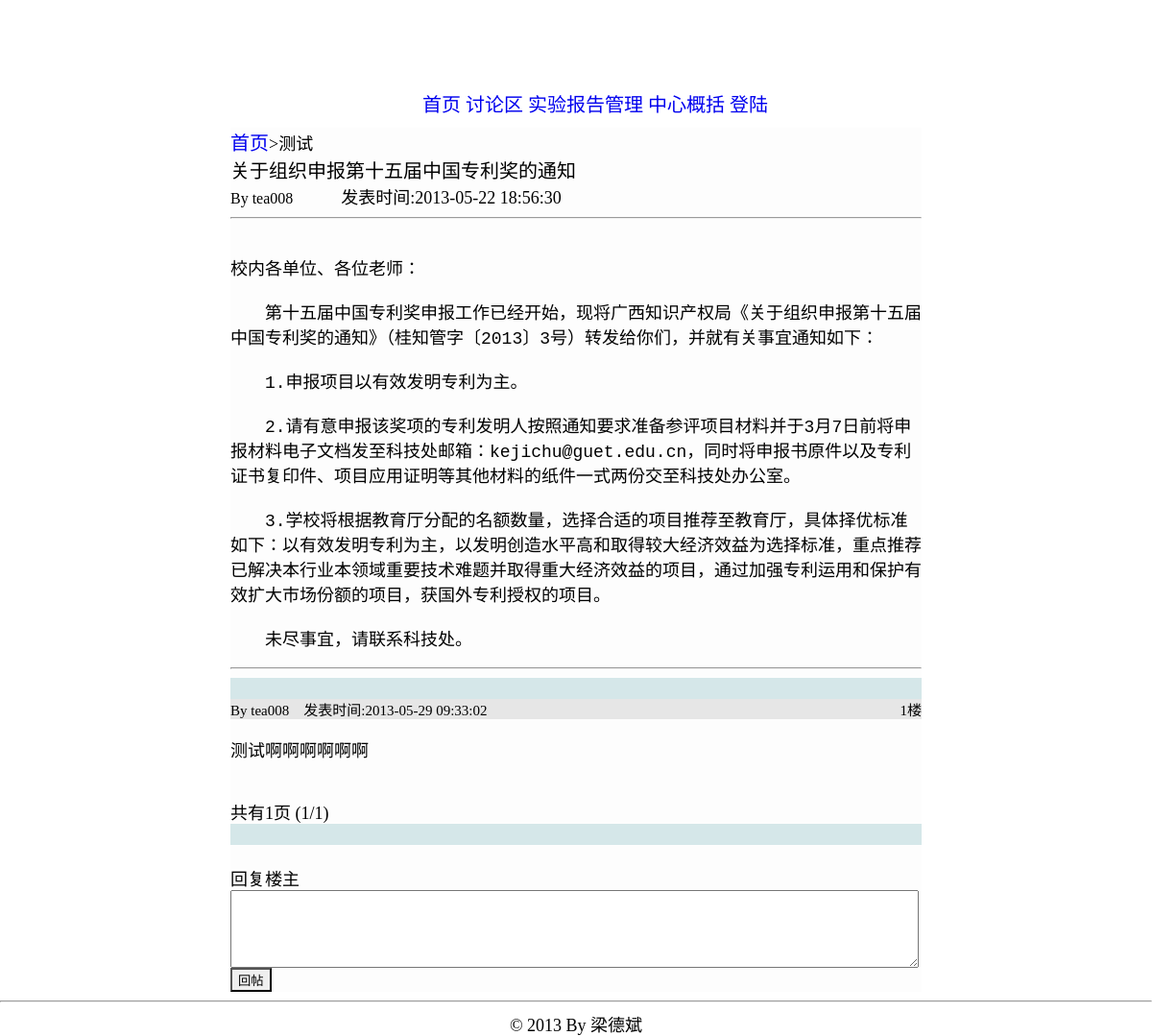
Page /bbs.php?topic=88 on the earlier database version.
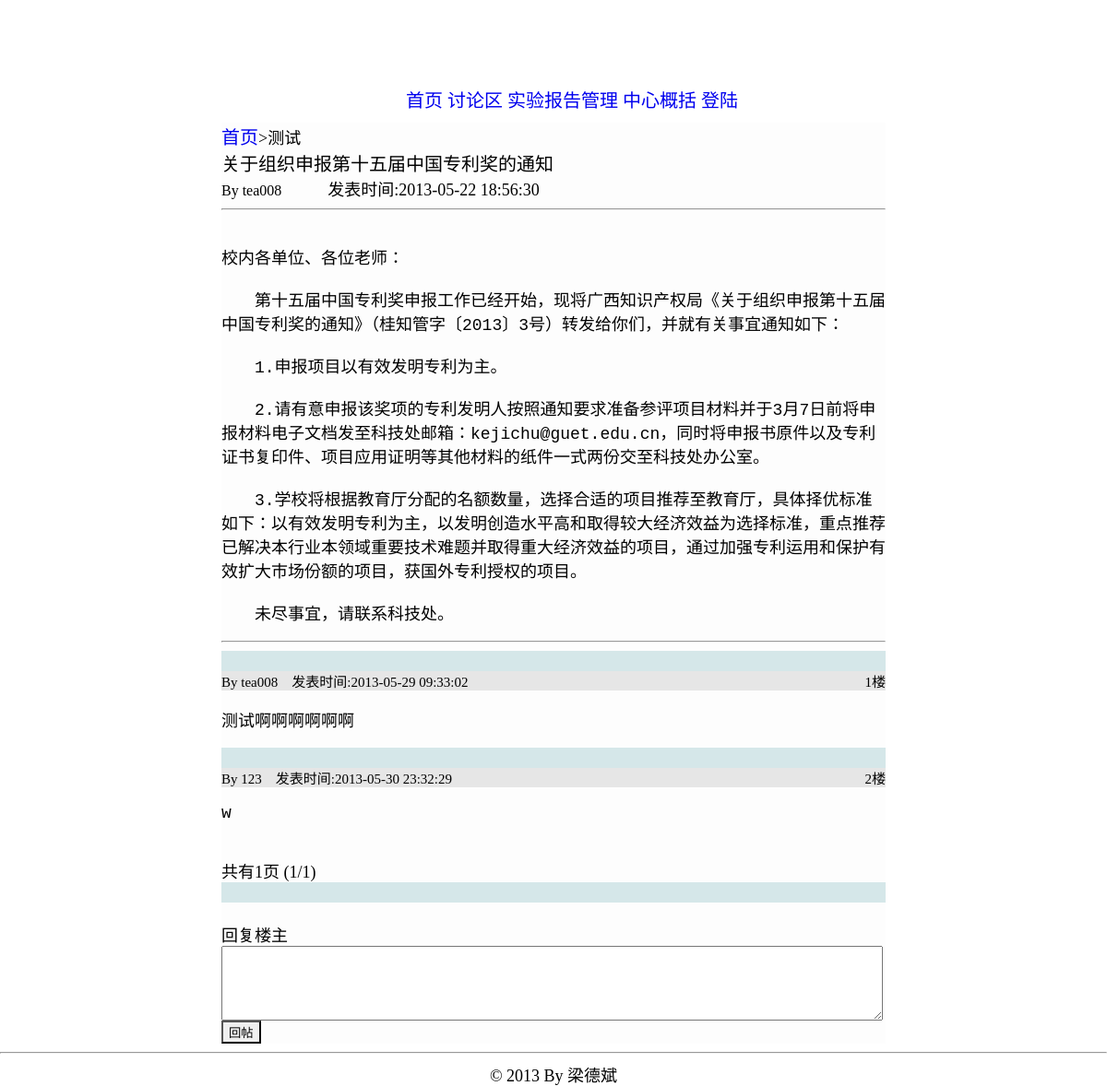
Same page on the later database version.
### tables this page shows
CREATE TABLE `topic` (
  `post_id` int(11) NOT NULL AUTO_INCREMENT,
  `sort` varchar(4) DEFAULT NULL,
  `title` varchar(80) NOT NULL,
  `author` varchar(12) DEFAULT NULL,
  `body` varchar(1000) NOT NULL,
  `post_time` datetime DEFAULT NULL,
  `last_floor` int(11) DEFAULT NULL,
  `last_reply_time` datetime DEFAULT NULL,
  `visible` tinyint(4) DEFAULT NULL,
  `enable_post` tinyint(4) DEFAULT NULL,
  `top` tinyint(4) DEFAULT NULL,
  PRIMARY KEY (`post_id`)
);

CREATE TABLE `sort` (
  `id` int(11) NOT NULL AUTO_INCREMENT,
  `name` varchar(10) DEFAULT NULL,
  PRIMARY KEY (`id`)
);

CREATE TABLE `reply` (
  `reply_id` int(11) NOT NULL AUTO_INCREMENT,
  `author` varchar(12) DEFAULT NULL,
  `body` varchar(600) NOT NULL,
  `reply_time` datetime DEFAULT NULL,
  `floor` int(11) DEFAULT NULL,
  `post_id` int(11) DEFAULT NULL,
  PRIMARY KEY (`reply_id`)
);

### bbs.php (the view, shortened to what this page needs)
<!DOCTYPE html PUBLIC "-//W3C//DTD XHTML 1.0 Transitional//EN" "http://www.w3.org/TR/xhtml1/DTD/xhtml1-transitional.dtd">
<html>
<head>
<link rel="stylesheet" type="text/css" href="./static/css/global.css"></link>
</head>
<?php
include './config.php';
?>
<div style="background-image:url(./static/image/topback.jpg);width:1024px;height:80px;margin-left: auto; margin-right: auto;"></div>
<div class="sep3"></div>
<div
	style="margin-left: auto; margin-right: auto; min-width: 960px; text-align: center;">
	<ul class="heng" style="margin-top:10px;margin-bottom:5px;">
		<li><a href="./index.php">首页</a></li>
		<li><a href="./bbs.php">讨论区</a></li>
		<li><a href="./report.php">实验报告管理</a></li>
			<li><a href="./about_center.php">中心概括</a></li>
			<?php
			if (! isset ( $_SESSION ['user'] ) || NULL == $_SESSION ['user']) {
				echo "<li><a href='./login.php'>登陆</a></li>";
			} else {
				echo "<li><a href='./login.php?action=logout'>退出</a></li>";
			}
			?>
		</ul>
</div>
<div id='topMain'>
<?php
if (isset ( $_REQUEST ['topic'] )) {
	echo "<span style='height:30px;'>";
	echo "<a href=./bbs.php style=''>首页</a>";
	echo "</span>";
	$post_id = $_REQUEST ['topic'];
	$queryStr = sprintf ( "select  *  from topic,sort where post_id='%s' and topic.sort=sort.id", $post_id );
	$result = mysql_query ( $queryStr, $conn ) or die ( "查询失败:" . mysql_error () );
	if ($rel = mysql_fetch_array ( $result )) {
		echo "<span>>{$rel['name']}</span><br />";
		echo "<span class=post_title>{$rel['title']}</span>";
		echo "<br /><span style='font-size:16px;'>By {$rel['author']}</span>";
		echo "<span style='margin-left:50px;'>发表时间:{$rel['post_time']}<span>";
		echo '<hr />';
		echo '<div class=sep10></div>';
		echo '<pre style="width:720px;">';
		echo htmlspecialchars(stripslashes($rel ['body']));
		echo '</pre>';
		echo '<hr />';
		$page_size = 10;
		if (isset ( $_GET ['reply_page'] )) {
			$reply_page = intval ( $_GET ['reply_page'] );
		}
		else {
			$reply_page = 1;
		}
		$queryStr = sprintf ( "select  count(reply_id)  from reply where post_id='%s'", $post_id );
		$result2 = mysql_query ( $queryStr, $conn ) or die ( "查询失败:" . mysql_error () );
		$rel2 = mysql_fetch_array ( $result2 );
		$numrows = $rel2 [0];
		$reply_pages = intval ( $numrows / $page_size );
		if ($numrows % $page_size) {
			$reply_pages ++;
		}
		$offset = $page_size * ($reply_page - 1);
		$queryStr = sprintf ( "select  *  from reply where post_id='%s'  order by floor asc limit %s,%s", $post_id, $offset, $page_size );
		$result3 = mysql_query ( $queryStr, $conn ) or die ( "查询失败:" . mysql_error () );
		if ($rel3 = mysql_fetch_array ( $result3 )) {
			do {
				echo '<div class=bg_color></div>';
				echo "<div class=author>";
				echo "<span >By {$rel3['author']}&nbsp&nbsp&nbsp&nbsp</span>";
				echo "<span >发表时间:{$rel3['reply_time']}&nbsp&nbsp&nbsp&nbsp<span>";
				echo "<span style='float:right;'>{$rel3['floor']}楼<span>";
				echo "</div>";
				echo "<pre>";
				echo htmlspecialchars(stripslashes($rel3['body']));
				echo "</pre>";
			} while ( $rel3 = mysql_fetch_array ( $result3 ) );
			echo '<br />';
			echo "共有{$reply_pages}页 ({$reply_page}/{$reply_pages})";
		} else {
		}
		echo '<div class=bg_color></div>';
		echo '<br />回复楼主<br />';
		echo "<form method='get' action='./bbs/post_deal.php'>";
		echo "<textarea name=reply_body cols=87 rows=5 style='width:720;height:80;'></textarea>";
		echo '<br />';
		echo "<input class=button type=submit value=回帖></input>";
		echo '</form>';
	}
	else {
		echo '<br /><br />帖子不存在';
	}
}
?>
</div>
<div style="clear: both; text-align: center;">
	<hr />
	© 2013 By 梁德斌
</div>
</html>

### static/css/global.css (style rules this page uses)
#topMain { width: 720px; height: 40px; text-align: left; margin-left: auto; margin-right: auto; margin-bottom: 0px; margin-top: 0px; height:auto; background-color:rgb(253,253,253); }
a { text-decoration:none; }
.sep3 { height: 3px; }
.sep10 { height: 10px; }
.button { background-image:url(../image/bg2.jpg) }
.post_title { font-size:20px; }
a { font-size:20px; }
.author { font-size:15px; // margin-left:50px; background-color:rgb(230,230,230); }
.bg_color { height:22px; background-color:rgb(213, 231, 233); }
pre { font-size:18px; white-space: pre-wrap; word-wrap: break-word; }
ul { font-size:20px; }
ul li { min-height:30px; }
.heng li { display:inline; // min-height:35px; }
.heng { min-height:35px; }

Differences in the rows shown:
added reply: author "123", reply_time "2013-05-30 23:32:29", floor "2", body "w"
